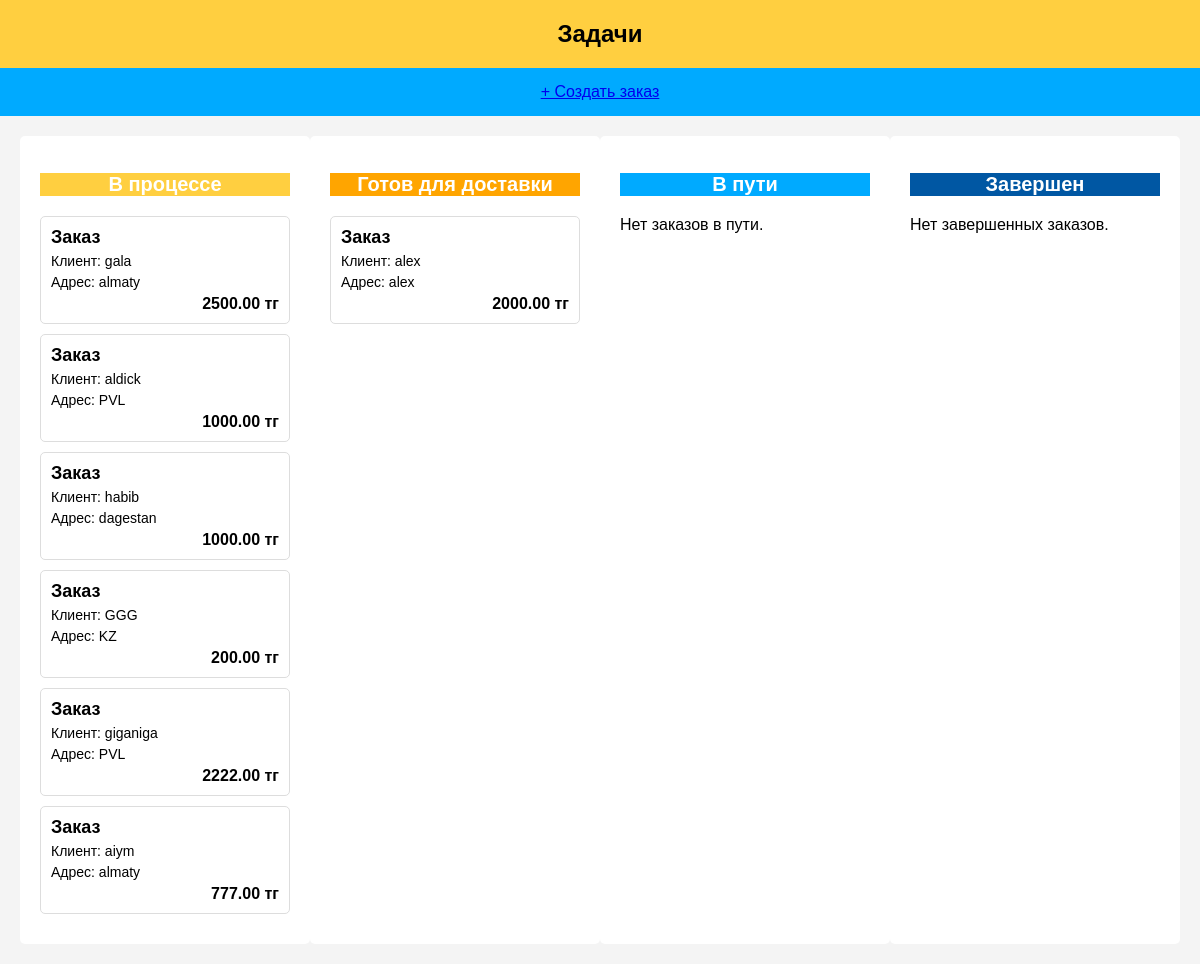
The page / on the database its author committed.
### dnr/models.py (models this page shows, shortened)
class Order(models.Model):
    STATUS_CHOICES = [
        ('in_progress', 'В процессе'),
        ('ready_for_delivery', 'Готов для доставки'),
        ('in_transit', 'В пути'),
        ('completed', 'Завершен'),
    ]
    client = models.CharField(max_length=50)
    time = models.DateTimeField(auto_now_add=True)
    address = models.CharField(max_length=100)
    price = models.DecimalField(max_digits=10, decimal_places=2)
    status = models.CharField(max_length=100, choices=STATUS_CHOICES, default='in_progress')
    class Meta:
        ordering = ['time']
        indexes = [
            models.Index(fields=['time']),
        ]

### dnr/views.py (the view)
# urls.py: path('', views.main, name='main'),
def main(request):
    orders = {
        'in_progress': Order.objects.filter(status='in_progress'),
        'ready_for_delivery': Order.objects.filter(status='ready_for_delivery'),
        'in_transit': Order.objects.filter(status='in_transit'),
        'completed': Order.objects.filter(status='completed'),
    }
    return render(request, 'dnr/main.html', {'orders': orders})

### dnr/templates/dnr/main.html (shortened to what this page needs)
{% load static %}
<!DOCTYPE html>
<html lang="en">
<head>
</head>
<body>
    <div class="header">
        <h1>Задачи</h1>
    </div>
    <div class="create-order"><a href="{% url 'order' %}">+ Создать заказ</a></div>
    <div class="order-dashboard">
        <div class="column column-yellow" ondrop="drop(event)" ondragover="allowDrop(event)">
            <h2>В процессе</h2>
            {% for order in orders.in_progress %}
                <div class="order-card" id="card-{{ order.id }}" draggable="true" ondragstart="drag(event)">
                    <h3>Заказ {{ order.number }}</h3>
                    <p>Клиент: {{ order.client }}</p>
                    <p>Адрес: {{ order.address }}</p>
                    <div class="price">{{ order.price }} тг</div>
                </div>
            {% empty %}
                <p>Нет заказов в процессе.</p>
            {% endfor %}
        </div>
        <div class="column column-orange" ondrop="drop(event)" ondragover="allowDrop(event)">
            <h2>Готов для доставки</h2>
            {% for order in orders.ready_for_delivery %}
                <div class="order-card" id="card-{{ order.id }}" draggable="true" ondragstart="drag(event)">
                    <h3>Заказ {{ order.number }}</h3>
                    <p>Клиент: {{ order.client }}</p>
                    <p>Адрес: {{ order.address }}</p>
                    <div class="price">{{ order.price }} тг</div>
                </div>
            {% empty %}
                <p>Нет заказов, готовых для доставки.</p>
            {% endfor %}
        </div>
        <div class="column column-blue" ondrop="drop(event)" ondragover="allowDrop(event)">
            <h2>В пути</h2>
            {% for order in orders.in_transit %}
                <div class="order-card" id="card-{{ order.id }}" draggable="true" ondragstart="drag(event)">
                    <h3>Заказ {{ order.number }}</h3>
                    <p>Клиент: {{ order.client }}</p>
                    <p>Адрес: {{ order.address }}</p>
                    <div class="price">{{ order.price }} тг</div>
                </div>
            {% empty %}
                <p>Нет заказов в пути.</p>
            {% endfor %}
        </div>
        <div class="column column-dark-blue" ondrop="drop(event)" ondragover="allowDrop(event)">
            <h2>Завершен</h2>
            {% for order in orders.completed %}
                <div class="order-card" id="card-{{ order.id }}" draggable="true" ondragstart="drag(event)">
                    <h3>Заказ {{ order.number }}</h3>
                    <p>Клиент: {{ order.client }}</p>
                    <p>Адрес: {{ order.address }}</p>
                    <div class="price">{{ order.price }} тг</div>
                </div>
            {% empty %}
                <p>Нет завершенных заказов.</p>
            {% endfor %}
        </div>
    </div>
</body>
</html>

### dnr/templates/dnr/main.html (style rules this page uses)
body { font-family: Arial, sans-serif; margin: 0; padding: 0; background-color: #f4f4f4; }
.header { background-color: #ffcf40; padding: 20px; text-align: center; }
.header h1 { margin: 0; font-size: 24px; }
.create-order { background-color: #00aaff; color: white; text-align: center; padding: 15px; margin: 0; cursor: pointer; }
.order-dashboard { display: flex; justify-content: space-around; padding: 20px; }
.column { background-color: white; border-radius: 5px; width: 22%; padding: 20px; }
.column h2 { text-align: center; font-size: 20px; margin-bottom: 20px; color: white; }
.column-yellow h2 { background-color: #ffcf40; }
.column-orange h2 { background-color: #ffa500; }
.column-blue h2 { background-color: #00aaff; }
.column-dark-blue h2 { background-color: #0057a3; }
.order-card { background-color: white; border: 1px solid #ddd; padding: 10px; margin-bottom: 10px; border-radius: 5px; }
.order-card h3 { margin: 0; font-size: 18px; }
.order-card p { margin: 5px 0; font-size: 14px; }
.order-card .price { font-weight: bold; text-align: right; }

### rows shown on the page
Order: client "gala", address "almaty", price "2500.00"
Order: client "aldick", address "PVL", price "1000.00"
Order: client "habib", address "dagestan", price "1000.00"
Order: client "GGG", address "KZ", price "200.00"
Order: client "giganiga", address "PVL", price "2222.00"
Order: client "aiym", address "almaty", price "777.00"
Order: client "alex", address "alex", price "2000.00"
